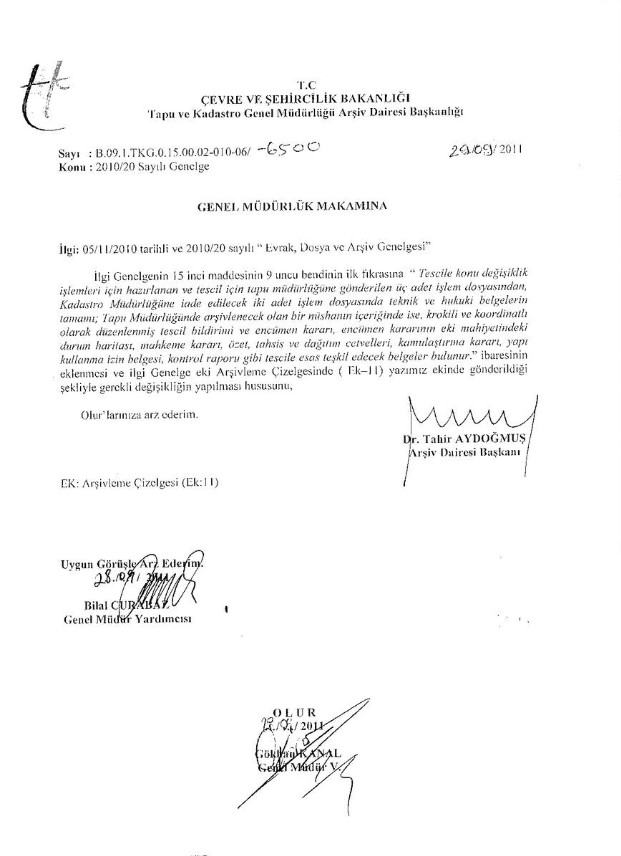
#> input picture data/input/doc2.jpg, 621 x 856 px, found by its file name
$ jupyter execute 'signature extractor.ipynb'
#> lines starting #> are read from the running program, lines starting #| are printed output that depends on the picture; after the words box and inside, x2 and y2 are one past the last pixel; in counts of white or black regions, pixels touching at a corner belong together; long printed decimals are rounded
[cell 1]
import os

from skimage import io
from skimage import color
from skimage import measure, morphology
from skimage import util
from skimage import filters

from scipy import signal

import matplotlib.pyplot as plt

import numpy as np

[cell 2]
data_path = "C:/Users/Sadek/Documents/GitHub/Project/offline-signature/data"

# Join data_path and the image file name to create a full image path
image_path = os.path.join(data_path + "/input/doc2.jpg")

# Read the image from the specified path
image = io.imread(image_path)
#> image is the input picture: shape (856, 621, 3); min 0, max 255, mean 248

# Convert the image to grayscale
image_gray = color.rgb2gray(image)

# Apply median filtering with a kernel size of 11x11 to reduce noise in the image
bg = signal.medfilt2d(image_gray, (11,11))
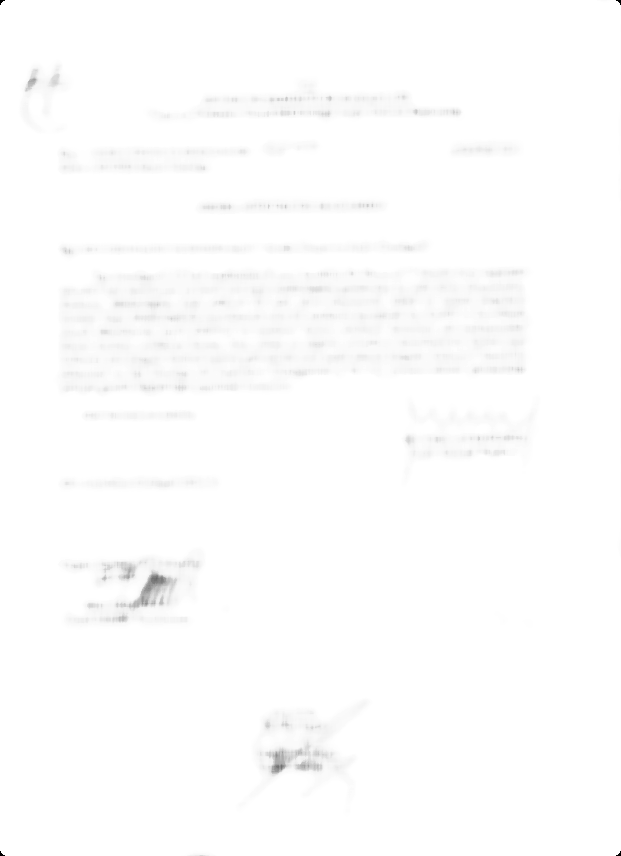
#> bg: shape (856, 621) float64; min 0, max 1, mean 0.993

# Create a binary mask by subtracting a small value (0.01) from the median-filtered image
mask = image_gray < bg - 0.01
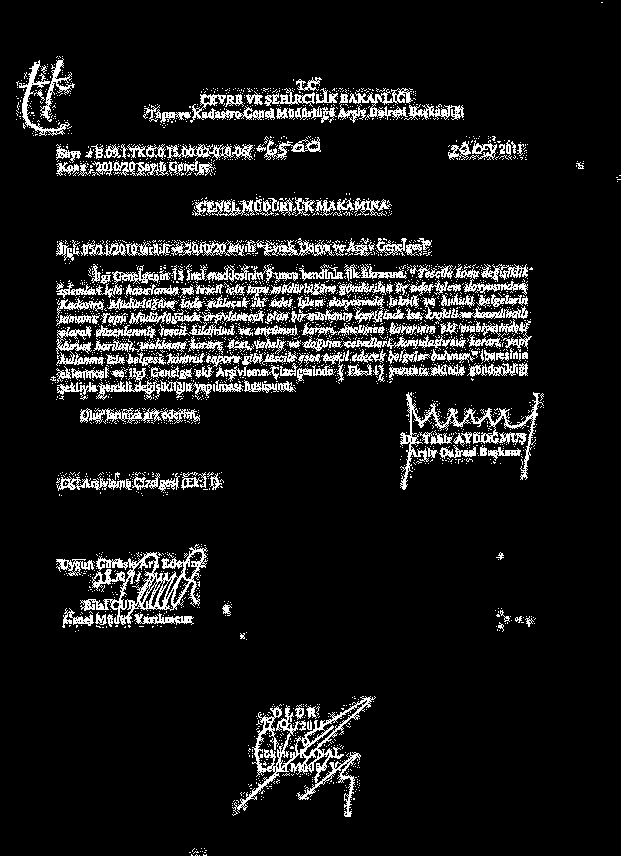
#> mask: shape (856, 621) bool; 9.6% white in thin lines or dots

fig, ax = plt.subplots(1, 3, figsize=(10, 5))

ax[0].imshow(image_gray, cmap='gray')
ax[0].set_title('Original Image')
ax[0].set_axis_off()

ax[1].imshow(bg, cmap='gray')
ax[1].set_title('Estimated Background')
ax[1].set_axis_off()

ax[2].imshow(mask, cmap='gray')
ax[2].set_title('Binary mask')
ax[2].set_axis_off()

plt.tight_layout()
plt.show()
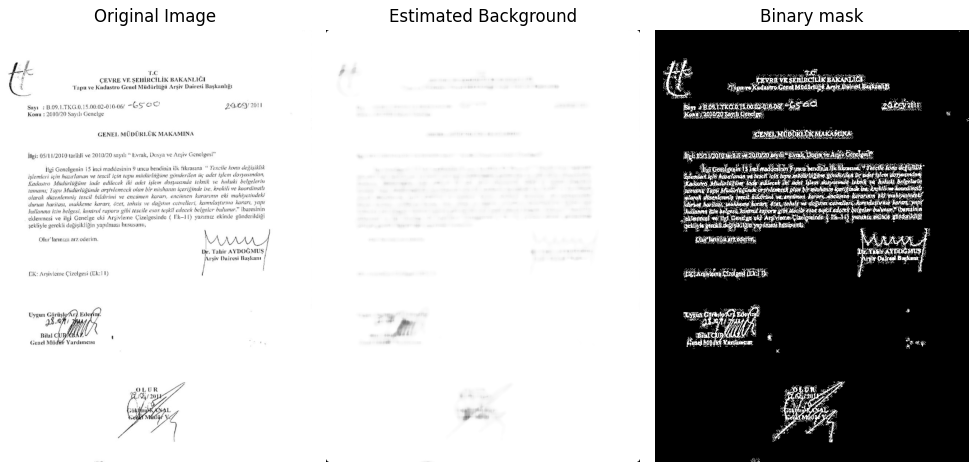
#> figure drawn by matplotlib, 3 panels

Pixels in `image_gray` that are below the threshold are assigned a value of 1 in the binary mask, while pixels that are equal to or above the threshold are assigned a value of 0. This has the effect of highlighting the areas of the image that are significantly darker than their surrounding background, which often correspond to the objects of interest in the image.

The reason for subtracting **0.1** from the `bg` variable in the second line of code is to adjust the threshold for generating the binary mask. The `bg` variable represents the smoothed image, which can be thought of as an estimate of the background intensity levels in the image. By subtracting **0.1** from `bg`, we effectively **lower the threshold** for detecting foreground objects in the image.

In other words, pixels in the original image that are at least **0.1** units darker than the estimated background in the smoothed image will be considered part of the foreground in the resulting binary mask. This small adjustment to the threshold can help to ensure that the binary mask accurately captures the regions of the image that correspond to the objects of interest, while minimizing the inclusion of noise or other artifacts in the mask.

To some-up, the mask variable is generated using a simple thresholding operation based on the median filter of the grayscale input image.

Next, the `background` argument in this function call indicates the label value assigned to the background pixels, which are those that are not part of any connected component. In this case, a value of **1** is used to indicate that background pixels should be labeled with the integer value **1**.

[cell 3]
mask_labels = measure.label(mask, background=0)
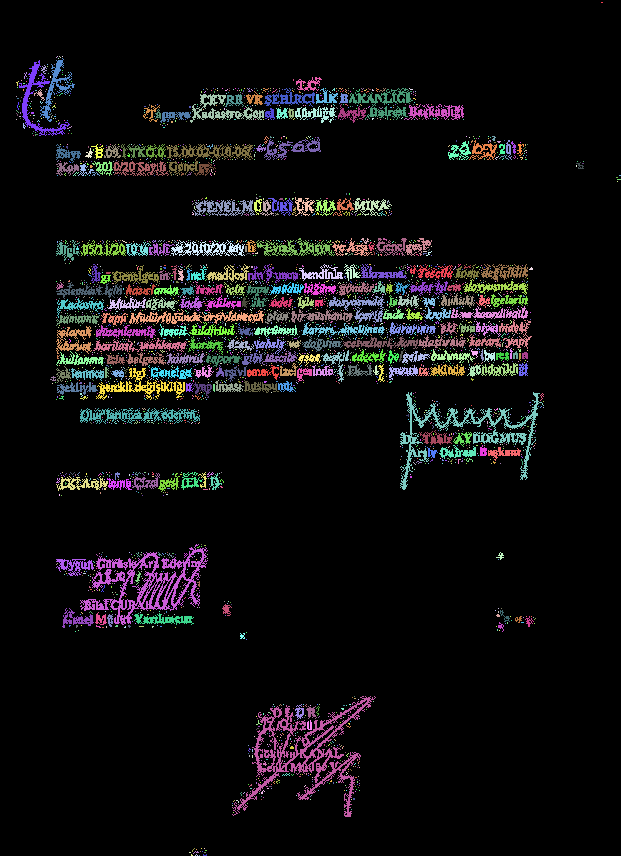
#> mask_labels: shape (856, 621) int32; 2632 distinct labels, from 0 to 2631; one colour per label, 0 black
image_label_overlay = color.label2rgb(mask_labels, image=image)
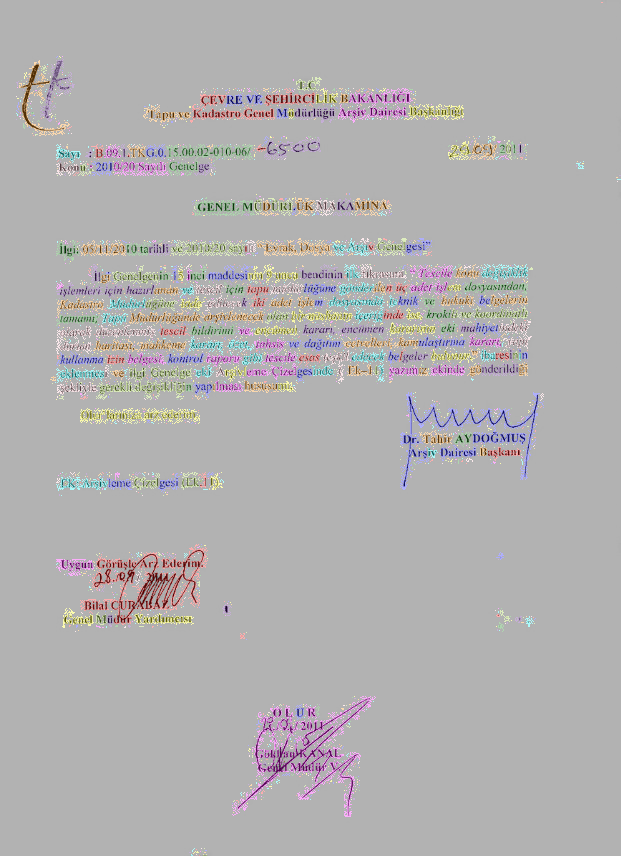
#> image_label_overlay: shape (856, 621, 3) float64; mean R, G, B 0.699, 0.692, 0.694
fig, ax = plt.subplots(figsize=(10, 5))

# Plot the connected components (for debugging)
plt.imshow(image_label_overlay, cmap="gray")
plt.axis('off')
plt.show()

[cell 4]
def display_image(image, cmap='gray'):
    plt.imshow(image, cmap=cmap)
    plt.axis('off')
    plt.title("Shape: {}".format(image.shape))
    plt.show()

* `SMALL_SIZE_OUTLIER_THRESHOLD`: This parameter sets the minimum area (in pixels) for a connected component in the binary mask to be considered as an outlier and be removed. In the code you provided, this value is set to 10.

* `SMALL_SIZE_OUTLIER_CONSTANT`: This parameter is a constant value that is used to calculate the threshold value for removing small outliers. Specifically, the threshold value is calculated as `(average_area / SMALL_SIZE_OUTLIER_THRESHOLD) * SMALL_SIZE_OUTLIER_CONSTANT + SMALL_SIZE_OUTLIER_OFFSET`. In the code you provided, this value is set to 100.

* `SMALL_SIZE_OUTLIER_OFFSET`: This parameter is an offset value that is added to the threshold value for removing small outliers. In the code you provided, this value is set to 100.

[cell 5]
# Define the parameters used to remove small size connected pixel outliers
SMALL_SIZE_OUTLIER_THRESHOLD = 10
SMALL_SIZE_OUTLIER_CONSTANT = 100
SMALL_SIZE_OUTLIER_OFFSET = 100

# Define the parameter used to remove big size connected pixel outliers
BIG_SIZE_OUTLIER_THRESHOLD = 18

# Initialize variables
largest_component_area = 0
total_area = 0
num_large_regions = 0
average_area = 0.0

# Iterate through the regions in the mask
for region in measure.regionprops(mask_labels):
    # Only consider regions with areas greater than SMALL_SIZE_OUTLIER_THRESHOLD
    if (region.area > SMALL_SIZE_OUTLIER_THRESHOLD):
        total_area += region.area
        num_large_regions += 1
        # Check if this region is the largest found so far
        if (region.area > largest_component_area):
            largest_component_area = region.area
#> this loop made 2631 passes
#> (total_area, largest_component_area) on passes 6, 7, 64, 355: (460, 460), (1101, 641), (2452, 685), (7166, 780)
#> total_area on passes 10, 20, 51, 53, 67, 102: 1123, 1270, 1618, 1767, 2489, 2601
#> after the loop, largest_component_area = 3294; num_large_regions = 240; total_area = 47084

# Calculate the average area of the large regions
if num_large_regions > 0:
    average_area = total_area / num_large_regions
#> average_area = 196.2

# Print the results
print("Largest component area: " + str(largest_component_area))
#| Largest component area: 3294.0
print("Average area: " + str(average_area))
#| Average area: 196.183

# Calculate the threshold values for removing outliers
small_size_outlier_threshold = ((average_area / SMALL_SIZE_OUTLIER_THRESHOLD) * SMALL_SIZE_OUTLIER_CONSTANT) + SMALL_SIZE_OUTLIER_OFFSET
#> small_size_outlier_threshold = 2061.8
big_size_outlier_threshold = small_size_outlier_threshold * BIG_SIZE_OUTLIER_THRESHOLD
#> big_size_outlier_threshold = 37113
print("Small size outlier threshold: " + str(small_size_outlier_threshold))
#| Small size outlier threshold: 2061.833
print("Big size outlier threshold: " + str(big_size_outlier_threshold))
#| Big size outlier threshold: 37113.000

# Remove small size outliers and display the resulting image
pre_version = morphology.remove_small_objects(mask_labels, small_size_outlier_threshold)
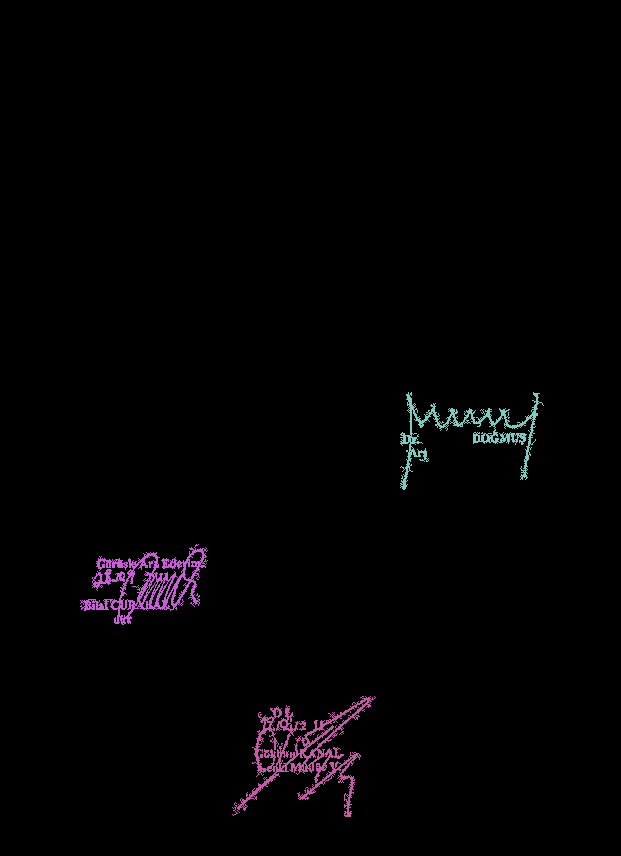
#> pre_version: shape (856, 621) int32; 4 distinct labels, from 0 to 2424; one colour per label, 0 black

[cell 6]
# Apply connected-component labeling to the binary image
pre_mask_labels = measure.label(pre_version, background=0)
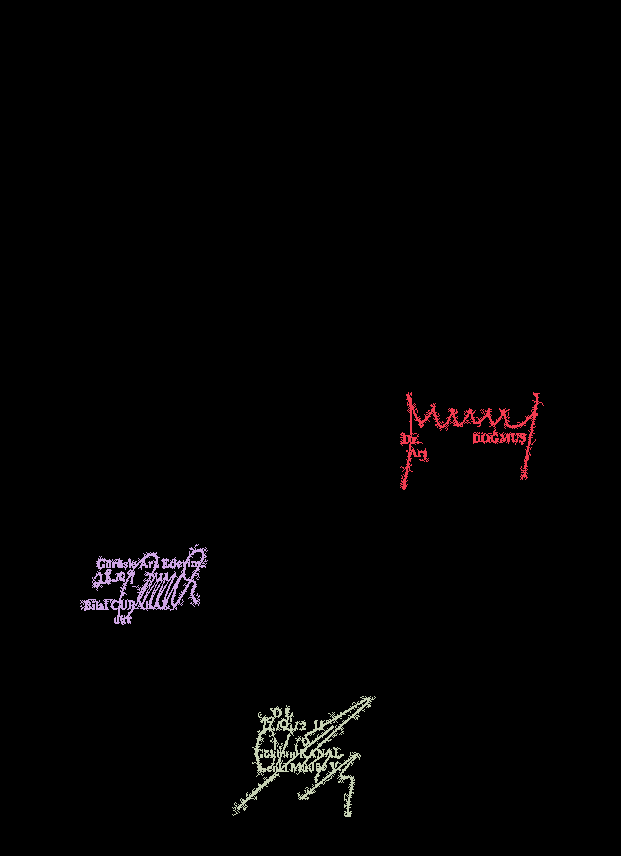
#> pre_mask_labels: shape (856, 621) int64; 4 distinct labels, from 0 to 3; one colour per label, 0 black

# Get the properties of each labeled region, including its area and centroid
pre_regions = measure.regionprops(pre_mask_labels)
#> pre_regions = 3 regions; box (x1, y1, x2, y2) and area: (232, 696, 376, 817) 3294, (80, 544, 208, 625) 2821, (400, 392, 544, 490) 2062

[cell 7]
fig, ax = plt.subplots(1, 3, figsize=(10, 5))

ax[0].imshow(mask, cmap='gray')
ax[0].set_title('Initial Mask')
ax[0].set_axis_off()

ax[1].imshow(pre_version, cmap='gray')
ax[1].set_title('Preprocessed Mask')
ax[1].set_axis_off()

ax[2].imshow(image, cmap='gray')
for region in pre_regions:
    # Extract the bounding box coordinates of the region
    minr, minc, maxr, maxc = region.bbox

    # Draw the rectangle on the image
    rect = plt.Rectangle((minc, minr), maxc - minc, maxr - minr, fill=False, edgecolor='blue', linewidth=2)
    ax[2].add_patch(rect)
#> this loop made 3 passes
#> (minr, minc, maxr, maxc) on passes 1 to 3: (392, 400, 490, 544), (544, 80, 625, 208), (696, 232, 817, 376)
ax[2].set_title('Detected Signatures')
ax[2].set_axis_off()

plt.tight_layout()
plt.show()
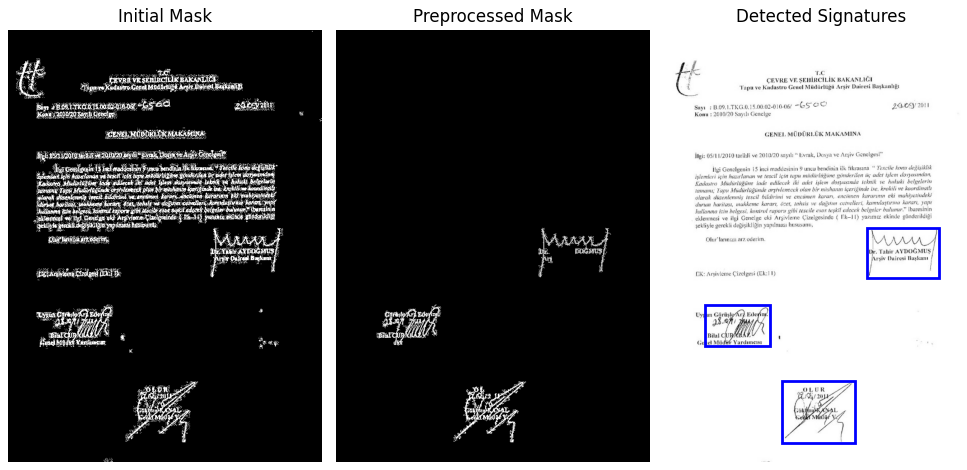
#> figure drawn by matplotlib, 3 panels

$ run again, with data/input/doc1.jpg copied over data/input/doc2.jpg
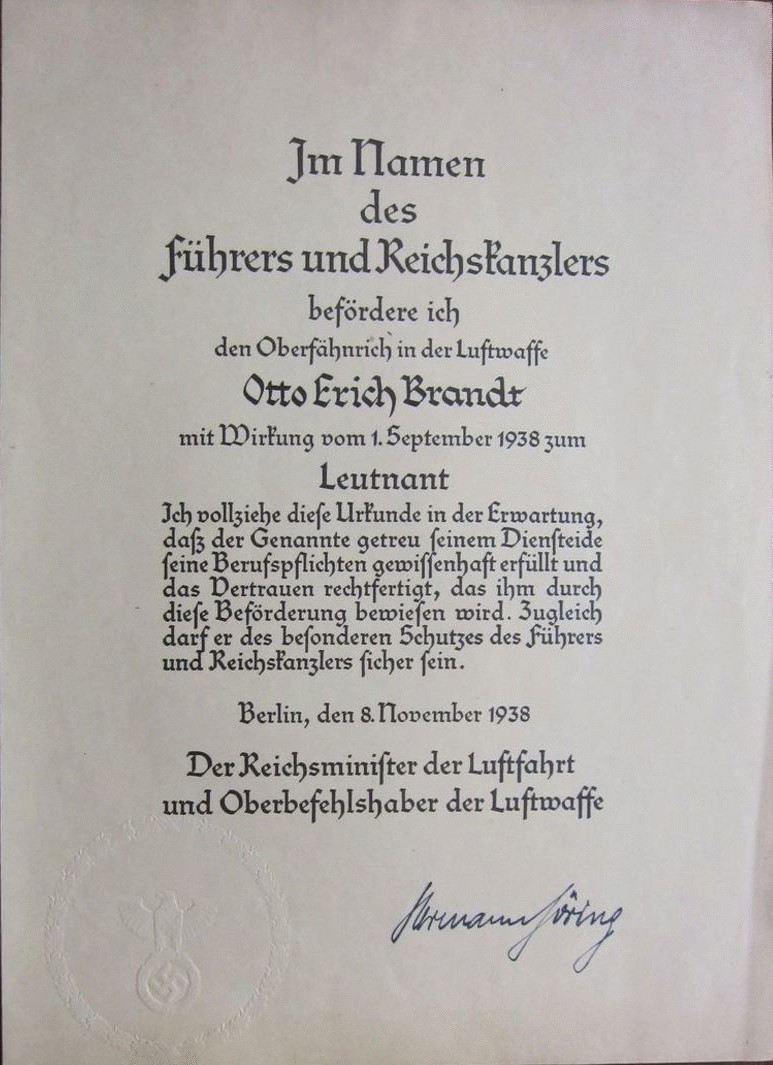
#> input picture data/input/doc1.jpg, 773 x 1065 px, found by its file name
#> image is the input picture: shape (1065, 773, 3); mean R, G, B 180.8, 177.2, 173.6
#> `mask = image_gray < bg - 0.01`:
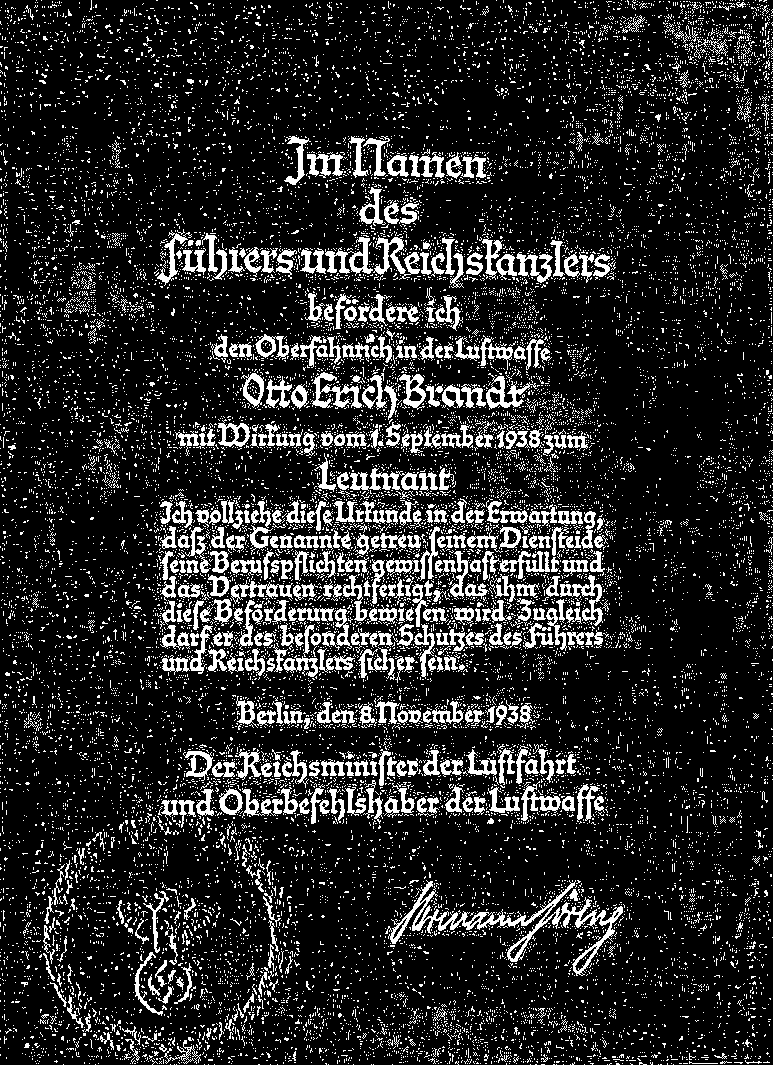
#> mask: shape (1065, 773) bool; 15.1% white; 19282 white regions (18765 under 20 px), largest, box (x1, y1, x2, y2) and area: (385, 880, 623, 976) 3230, (350, 468, 419, 491) 730, (311, 372, 362, 409) 707
#> mask_labels: shape (1065, 773) int32; 19283 distinct labels, from 0 to 19282
#> the loop `for region in measure.regionprops(mask_labels):` made 19282 passes
#> (total_area, largest_component_area) on passes 65, 71, 318: (32, 20), (73, 30), (391, 81)
#> after the loop `for region in measure.regionprops(mask_labels):`: largest_component_area = 3230; num_large_regions = 1007; total_area = 79757
#> average_area = 79.2
#| Largest component area: 3230.0
#| Average area: 79.203
#> small_size_outlier_threshold = 892
#> big_size_outlier_threshold = 16056.5
#| Small size outlier threshold: 892.026
#| Big size outlier threshold: 16056.465
#> pre_version: shape (1065, 773) int32; values 0 (black) and 15907 (white), 0.39% white; 1 white region, box (x1, y1, x2, y2) and area: (385, 880, 623, 976) 3230
#> pre_mask_labels: shape (1065, 773) int64; values 0 (black) and 1 (white), 0.39% white; 1 white region
#> pre_regions = 1 regions; box (x1, y1, x2, y2) and area: (385, 880, 623, 976) 3230
#> the loop `for region in pre_regions:` made 1 pass
#> (minr, minc, maxr, maxc) on pass 1: (880, 385, 976, 623)
#> `plt.show()`:
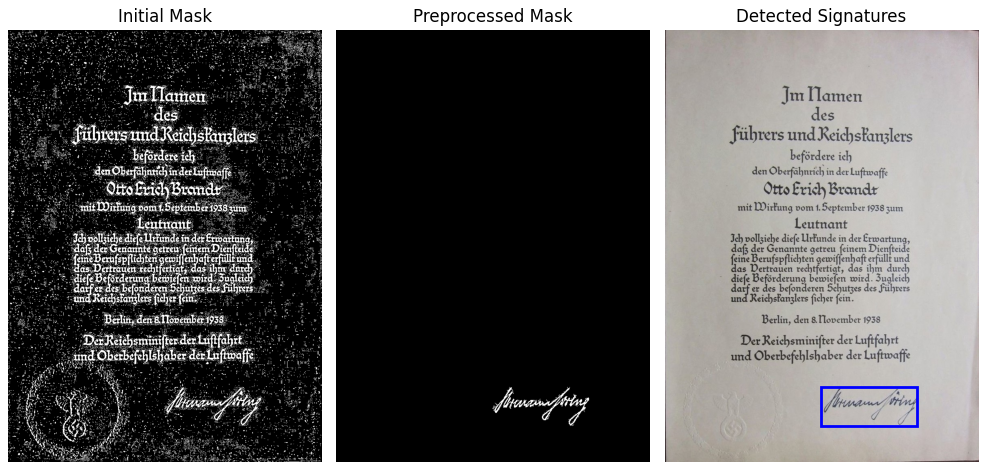
#> figure drawn by matplotlib, 3 panels
